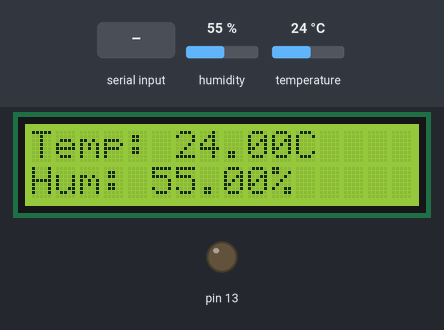
Recording of a program running on a simulated Arduino Uno, built with avr-gcc and run on an emulated ATmega328P. Parts: 16×2 character LCD, output pins drawn as LEDs (lit = HIGH). Dashed ring = blinking. The test bench sets the inputs (shaded band); at power-on: humidity 55 %, temperature 24 °C. What the program prints to the serial monitor is not drawn.

Above: at 1.2 s.
1.3 s: "b" received over Serial
At 2.1 s:
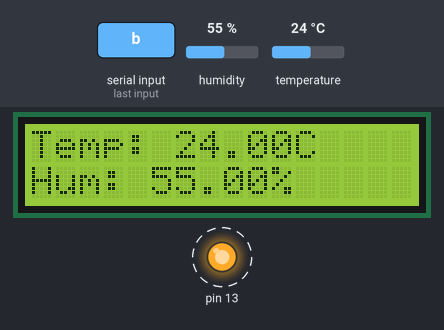
7.4 s: humidity set to 22 %
At 9.6 s:
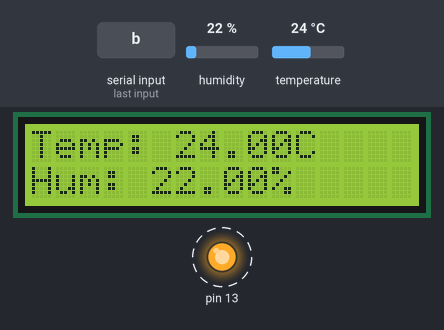
10.8 s: temperature set to 12 °C
At 13.9 s:
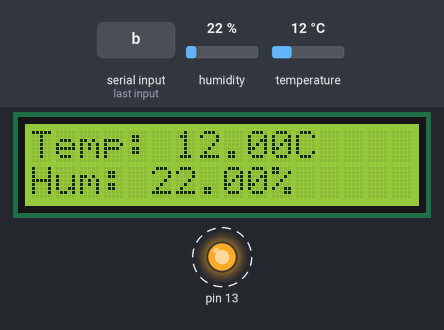
14.8 s: humidity set to 40 %
At 18.1 s:
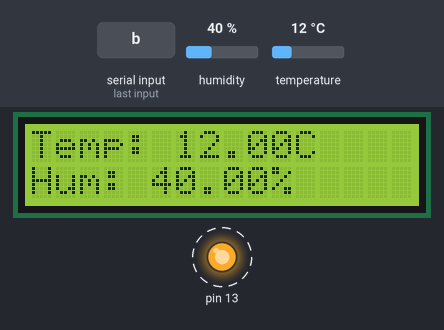
18.8 s: temperature set to 19 °C
At 22.1 s:
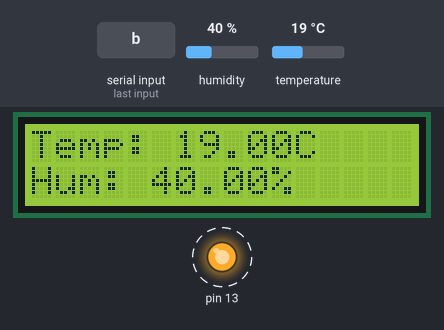
Timing chart, 0 to 23.8 s (numbered marks = the images above; inputs shaded):
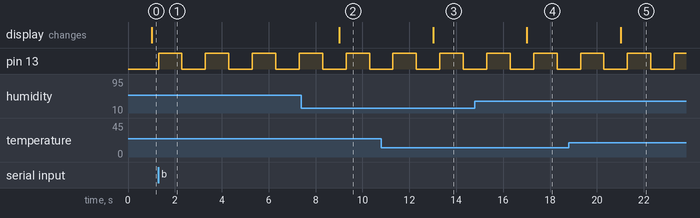

Measured:
- after the input at 1.3 s, pin 13: alternates HIGH for 1.0 s and LOW for 1.0 s, starting at once
- after the input at 7.4 s, the display: changes after 1.6 s (image 2)
- after the input at 10.8 s, the display: changes after 2.2 s (image 3)
- after the input at 14.8 s, the display: changes after 2.2 s (image 4)
- after the input at 18.8 s, the display: changes after 2.2 s (image 5)

The program:

main.cpp
```cpp
#include <Arduino.h>
#include <LiquidCrystal.h>
#include <DHT.h>

LiquidCrystal lcd(12, 11, 2, 3, 4,5);
DHT dht(8, DHT11);

void setup() {
    Serial.begin(9600);
    pinMode(13, OUTPUT);
    lcd.begin(16, 2);
    dht.begin();
    lcd.clear();
    // lcd.print("Hello World");

}
bool flag = false;
void loop() {
    if (Serial.available()) {
        char c = Serial.read();
        switch (c) {
            case 'n': digitalWrite(13, HIGH); break;
            case 'f': digitalWrite(13, LOW); break;
            case 'b': flag = !flag; break;
        }
    }
    static uint32_t tmr2;
    if (flag && millis() - tmr2 >= 1000) {
        tmr2 = millis();
        digitalWrite(13, !digitalRead(13));
    }
    static uint32_t tmr;
    static float h;
    static float t;
    if (millis() - tmr >= 50) {
        tmr = millis();
        h = dht.readHumidity();
        t = dht.readTemperature();
        // Serial protocol
        Serial.print(t);
        Serial.print('\t');
        Serial.println(h);
        // end of serial protocol
    }
    static uint32_t tmr1;
    if (millis() - tmr1 >= 1000) {
        tmr1 = millis();
        lcd.clear();
        lcd.home();
        String temp = "Temp: " + String(t) + "C";
        lcd.print(temp);
        lcd.setCursor(0, 1);
        String hum = "Hum: " + String(h) + "%";
        lcd.print(hum);
    }


}
```
